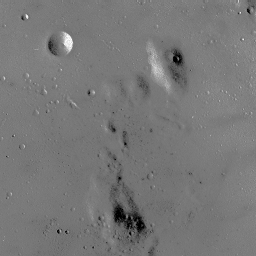
#> input picture MP3/moon.bmp, 256 x 256 px
$ python mp3.py
#> lines starting #> are read from the running program, lines starting #| are printed output that depends on the picture
#> further down, image is the input picture: shape (256, 256, 3); min 0, max 255, mean 119.7
import cv2
import numpy as np
import matplotlib.pyplot as plt

### INPUTS ###
file = 'moon.bmp'


### FUNCTIONS ###
def HistoEqualization(img, show_hist=False):
    # Create empty output image and histogram bins
#> called with show_hist = True
    img_out = np.zeros(img.shape, dtype=np.uint8)
    hist_data = []
    hist_bins = [0] * 256

    # Iterate through pixels in input image, count quantity of each pixel value in hist bins
    for y in range(img.shape[0]):
        for x in range(img.shape[1]):
            hist_bins[img[y, x]] += 1
            hist_data.append(img[y, x])
#> after the loop, hist_bins = 256 values, max 5145 at index 120, min 0 at index 1, mean 256; hist_data = 65536 items

    # Iterate through hist bins and sum values to create CDF
    cdf = [0] * 256
    for i in range(255):
        cdf[i+1] = hist_bins[i+1] + cdf[i]
#> after the loop, cdf = 256 values from 0 to 65437

    # Iterate through pixels in input image, scale value, and out to output image
    hist_out = []
    for y in range(img_out.shape[0]):
        for x in range(img_out.shape[1]):
            val = int(round(cdf[img[y, x]] / max(cdf) * 255))
            img_out[y, x] = val
            hist_out.append(val)
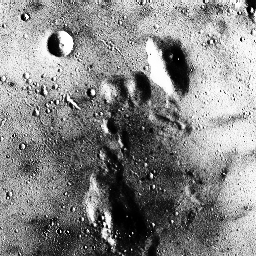
#> img_out: shape (256, 256); min 0, max 255, mean 133.4
#> after the loop, hist_out = 65536 items

    if show_hist:
        hist_comp(hist_data, hist_out)

    return img_out


def hist_comp(input_data, output_data):
    # Create a figure and two subplots, side by side
    fig, (ax1, ax2) = plt.subplots(1, 2, figsize=(12,5))

    # Create the input image histogram
    ax1.hist(input_data, bins=256, color='blue')
    ax1.set_title('Input Image Histogram')
    ax1.set_xlabel('Pixel Value')
    ax1.set_ylabel('Count')

    # Create the output image histogram
    ax2.hist(output_data, bins=256, color='blue')
    ax2.set_title('Output Image Histogram')
    ax2.set_xlabel('Pixel Value')

    plt.show()
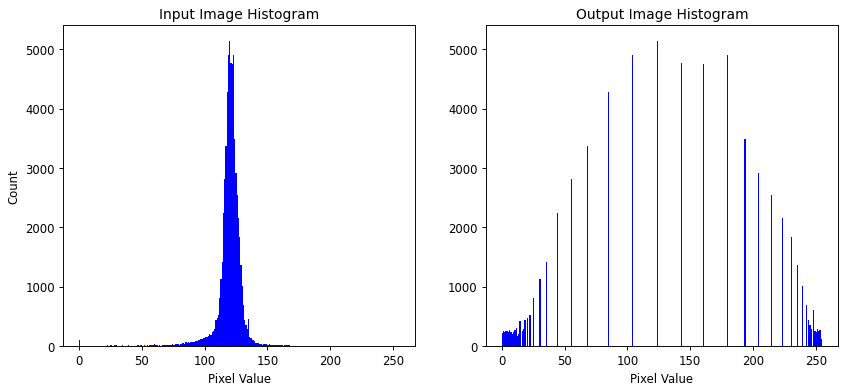
#> figure drawn by matplotlib, 2 panels; panel 1: tallest bar 5145 high, from x = 119.5 to 120.5; panel 2: tallest bar 5145 high, from x = 123.5 to 124.5


def show_image(img_show, filename='    ', str=''):
    cv2.imshow('Image', img_show)
    # Wait for any key to be pressed
    print('Displaying image. Press any key to continue...')
    cv2.waitKey(0)
    cv2.destroyAllWindows()
    if str != '':
        print('Saving image...')
        file_out = filename[0:-4] + '_' + str + '.png'
        cv2.imwrite(file_out, img_show)


### MAIN CODE ###
# Import file
image = cv2.imread(file)
image = cv2.cvtColor(image, cv2.COLOR_BGR2GRAY)
show_image(image)

image_out = HistoEqualization(image, show_hist=True)
show_image(image_out, file, '_out')
